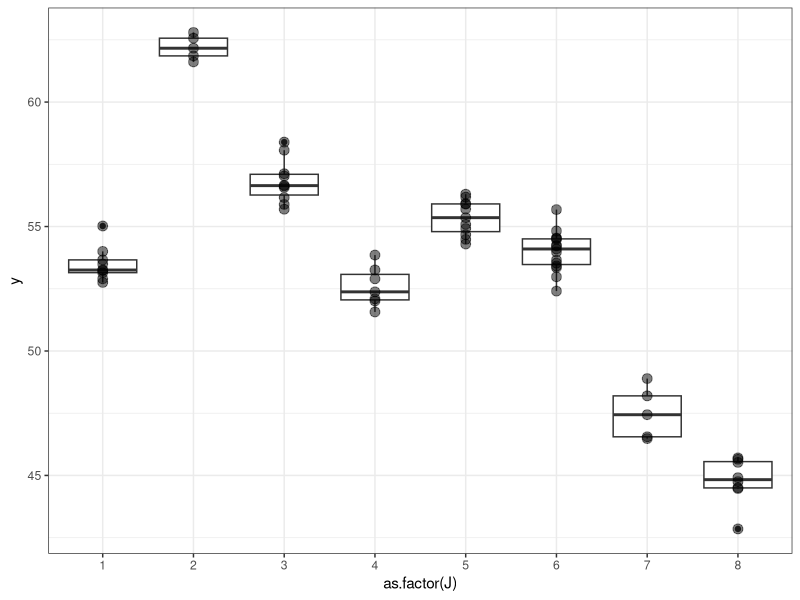
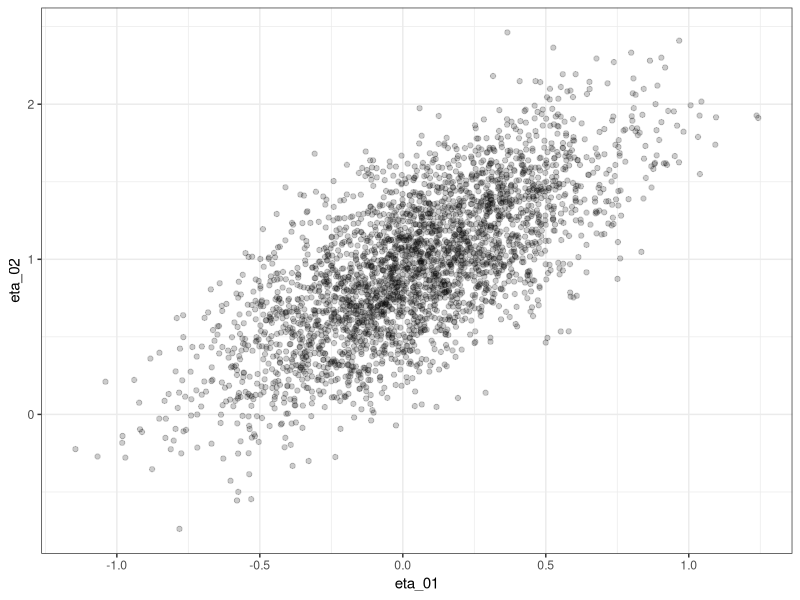
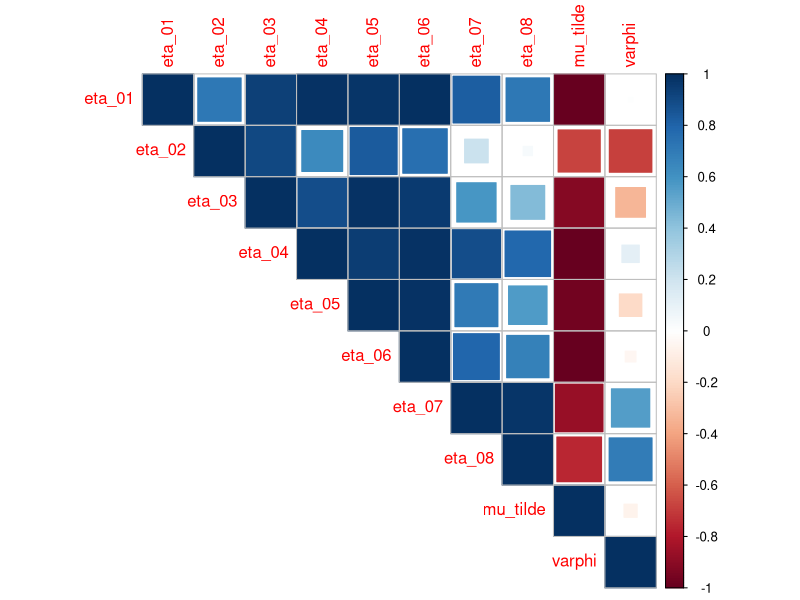
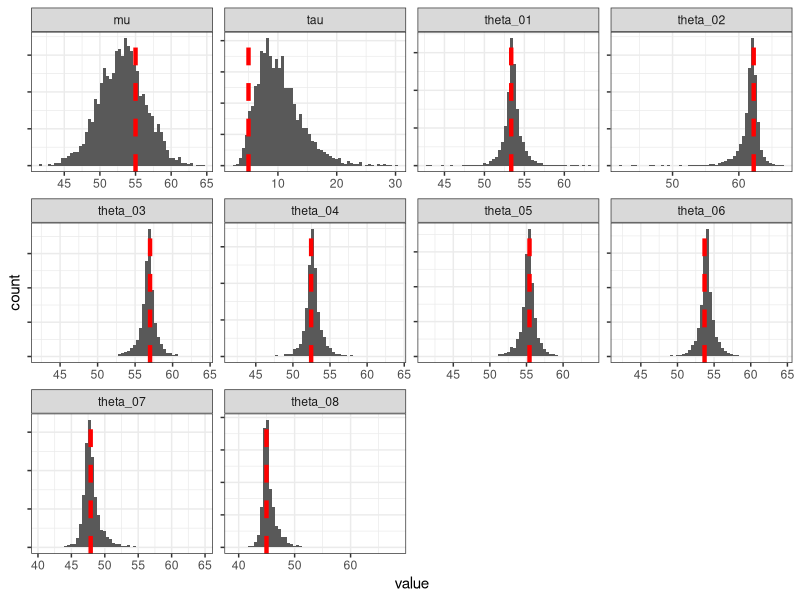
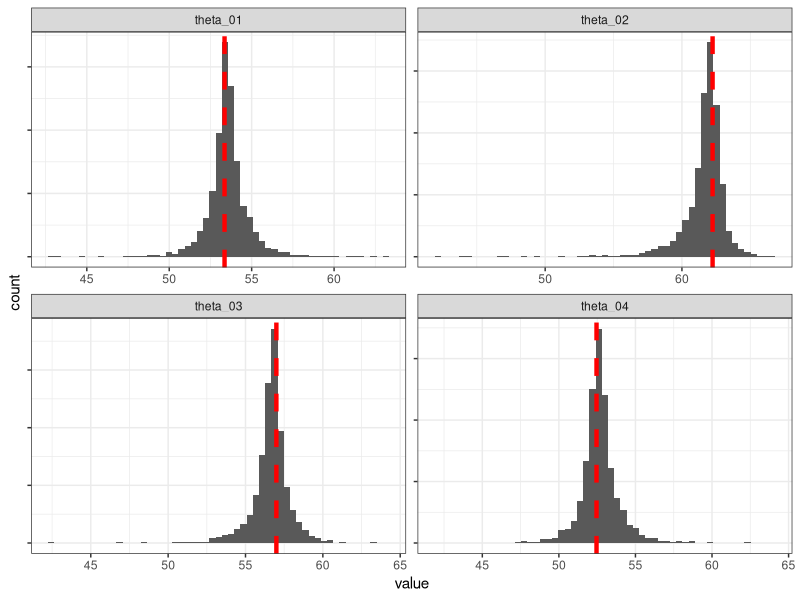
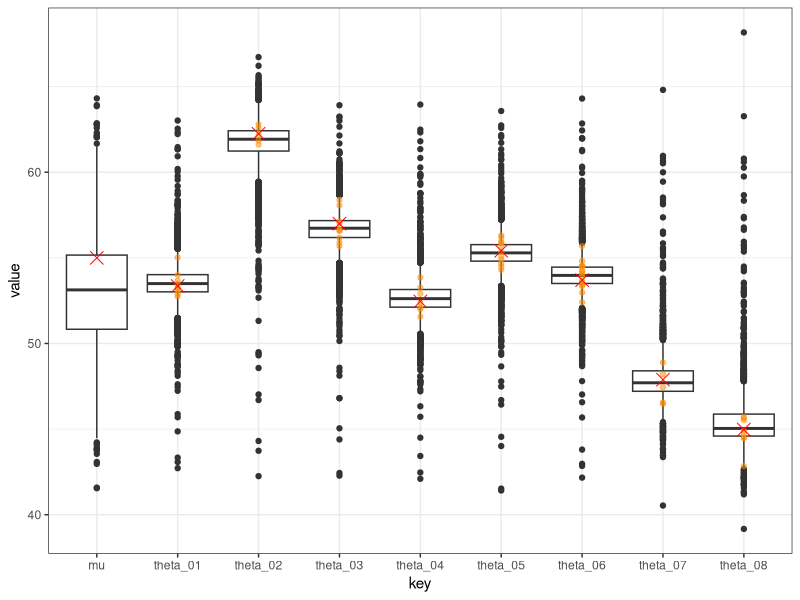
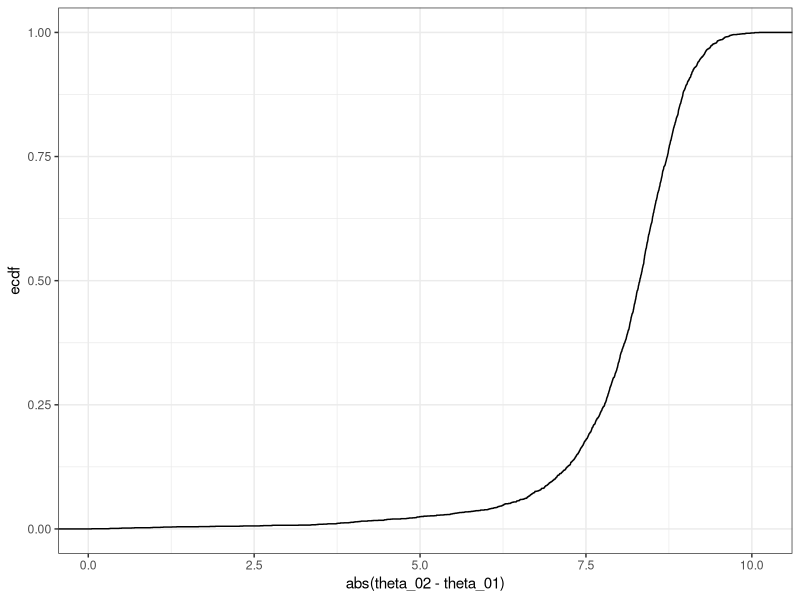
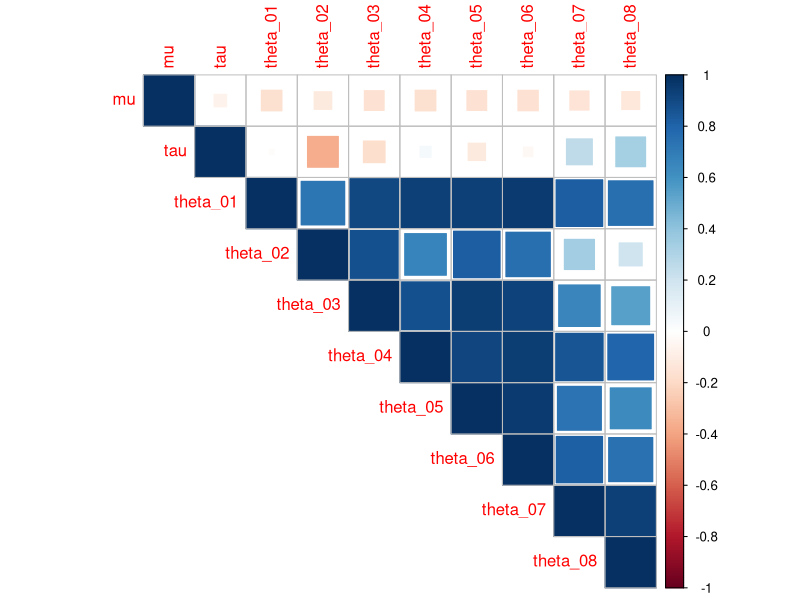

Here is the R script that generated these plots, in order:
### demonstrate hierarchical model with known observation level sigma
### "8-schools" structure.

library(dplyr)
library(ggplot2)

### GENERATE SYNTHETIC DATA
tau_true <- 5
mu_true <- 55

### number of the groups
num_groups <- 8

### randomly generate the group means (the thetas)
set.seed(6123)
theta_true <- rnorm(n = num_groups, mean = mu_true, sd = tau_true)

theta_true

### the KNONWN likelihood (or observation level) noise, controls
### the spread of the observations around each GROUP mean
lik_noise <- 0.8 ### (SIGMA)

### number of TOTAL observations
num_obs <- 70

### randomly assign the observations to each GROUP
### it's a simple way to quickly yield non-uniform sample
### size per group
set.seed(81231)
obs_in_group <- sample(1:num_groups, size = num_obs, replace = TRUE)

### generate the random observations
set.seed(1231)
y <- rnorm(n = num_obs, mean = theta_true[obs_in_group], sd = lik_noise)

### package everything together
df <- tibble::tibble(
  y = y,
  J = obs_in_group
)

df %>% count(J)

### take a lot at the random observations, and include boxplots
### for simple summary stats
df %>% 
  ggplot(mapping = aes(x = as.factor(J), y = y)) +
  geom_boxplot() +
  geom_point(size = 3, alpha = 0.5) +
  theme_bw()

### calculate summary stats based on the samples
group_df <- df %>% 
  group_by(J) %>% 
  summarise(nj = n(),
            ybarj = mean(y),
            sdy = sd(y)) %>% 
  ungroup() %>% 
  mutate(sdj = lik_noise / sqrt(nj))

group_df

### define the log-posterior in terms of the reparameterized
### group means, eta (non-centered), the reparameterized
### grand mean, mu_tilde, and the transformed hyperprior
### standard deviation, varphi

my_logpost <- function(unknowns, my_info)
{
  # unpack the vector of unknown parameters to learn
  eta <- unknowns[1:my_info$J]
  mu_tilde <- unknowns[my_info$J+1]
  varphi <- unknowns[length(unknowns)]
  
  # calculate the hyperparameters
  mu <- my_info$m0 + my_info$s0 * mu_tilde
  tau <- exp(varphi)
  
  # calculate the unkonwn group means, thetas
  theta <- mu + tau * eta
  
  # the log-likelihood
  log_lik <- sum(dnorm(my_info$ybarj,
                       mean = theta,
                       sd = my_info$sdj,
                       log = TRUE))
  
  # the log-hierarchical prior on the reparameterized
  # group means, eta
  log_prior <- sum(dnorm(eta, log = TRUE))
  
  # the log-hyperprior on the reparameterized 
  # hyperprior (grand) mean
  log_hyper_mu <- dnorm(mu_tilde, log = TRUE)
  
  # the log-hyperprior on the transformed hyperprior
  # standard deviation
  log_hyper_tau <- dexp(tau, rate = my_info$lambda0, log = TRUE)
  
  # the log of the derivative adjustment
  log_deriv_adjust <- varphi
  
  # sum everything together
  log_lik + log_prior + log_hyper_mu + log_hyper_tau + log_deriv_adjust
}

### define the list of required information
group_info <- list(
  J = nrow(group_df),
  ybarj = group_df$ybarj,
  sdj = group_df$sdj,
  m0 = 50,
  s0 = 10,
  lambda0 = 1/3
)

### ttest out the log-posterior function works
my_logpost(rep(0, group_info$J + 2), group_info)

my_logpost(rep(1.2, group_info$J + 2), group_info)

### use the same function from INFSCI 2595 to perform
### laplace approximation
my_laplace <- function(start_guess, logpost_func, ...)
{
  # code adapted from the `LearnBayes`` function `laplace()`
  fit <- optim(start_guess,
               logpost_func,
               gr = NULL,
               ...,
               method = "BFGS",
               hessian = TRUE,
               control = list(fnscale = -1, maxit = 1001))
  
  mode <- fit$par
  h <- -solve(fit$hessian)
  p <- length(mode)
  int <- p/2 * log(2 * pi) + 0.5 * log(det(h)) + logpost_func(mode, ...)
  
  list(mode = mode,
       var_matrix = h,
       log_evidence = int,
       converge = ifelse(fit$convergence == 0,
                         "YES", 
                         "NO"),
       iter_counts = fit$counts[1])
}

### perform the laplace approximation for a random guess
set.seed(4123)
start_guess_1 <- rnorm(n = (group_info$J +2))

start_guess_1

laplace_1 <- my_laplace(start_guess_1, my_logpost, group_info)

laplace_1$mode

sqrt(diag(laplace_1$var_matrix))

### try a second random initial guess
set.seed(321131)
start_guess_2 <- rnorm(n = (group_info$J +2))

start_guess_2

laplace_2 <- my_laplace(start_guess_2, my_logpost, group_info)

laplace_2$mode

sqrt(diag(laplace_2$var_matrix))

### double check
max( abs(laplace_1$mode - laplace_2$mode) / laplace_1$mode )



max( abs(sqrt(diag(laplace_1$var_matrix)) - sqrt(diag(laplace_2$var_matrix))) )

### results are pretty close

### generate posterior samples of the reparameterized unknown parameters
generate_post_samples <- function(mvn_result, length_eta, num_samples)
{
  MASS::mvrnorm(n = num_samples,
                mu = mvn_result$mode,
                Sigma = mvn_result$var_matrix) %>% 
    as.data.frame() %>% tbl_df() %>% 
    purrr::set_names(c(sprintf("eta_%02d", 1:length_eta), "mu_tilde", "varphi"))
}

set.seed(991231)
post_samples <- generate_post_samples(laplace_1, group_info$J, 3e3)

post_samples %>% glimpse()

post_samples %>% 
  ggplot(mapping = aes(x = eta_01, y = eta_02)) +
  geom_point(alpha = 0.2) +
  theme_bw()

### posterior correlation between the reparameterized variables
post_samples %>% 
  cor() %>% 
  corrplot::corrplot(type = "upper", method = "square")

### back-transform from the reparameterized space to the 
### original parameters we care about
post_params <- post_samples %>% 
  mutate(tau = exp(varphi),
         mu = group_info$m0 + group_info$s0 * mu_tilde) %>% 
  tibble::rowid_to_column("post_id") %>% 
  tidyr::gather(key = "eta_name", value = "eta",
                -post_id, -mu_tilde, -varphi, -tau, -mu) %>% 
  mutate(theta = mu + tau * eta) %>% 
  mutate(J = as.numeric(stringr::str_extract(eta_name, "\\d+")),
         theta_name = sprintf("theta_%02d", J)) %>% 
  select(post_id, mu, tau, theta, theta_name) %>% 
  tidyr::spread(theta_name, theta)

post_params %>% glimpse()

### look at the posterior parameter histograms compared to the
### TRUE parameter values that generated the data
post_params %>% 
  tidyr::gather(key = "key", value = "value", -post_id) %>% 
  ggplot(mapping = aes(x = value)) +
  geom_histogram(bins = 55) +
  geom_vline(data = data.frame(key = c("mu", "tau", sprintf("theta_%02d", 1:num_groups)),
                               true_value = c(mu_true, tau_true, theta_true)),
             mapping = aes(xintercept = true_value),
             color = "red", size = 1.5, linetype = "dashed") +
  facet_wrap(~key, scales = "free") +
  theme_bw() +
  theme(axis.text.y = element_blank())

### focus on just a few of the theta parameters
post_params %>% 
  tidyr::gather(key = "key", value = "value", -post_id) %>% 
  filter(key %in% sprintf("theta_%02d", 1:4)) %>% 
  ggplot(mapping = aes(x = value)) +
  geom_histogram(bins = 55) +
  geom_vline(data = data.frame(key = c(sprintf("theta_%02d", 1:4)),
                               true_value = theta_true[1:4]),
             mapping = aes(xintercept = true_value),
             color = "red", size = 1.5, linetype = "dashed") +
  facet_wrap(~key, scales = "free") +
  theme_bw() +
  theme(axis.text.y = element_blank())

### look at the posterior summaries of the group means
### compared to the hyperprior mean, overlay the observations
### include the true values
post_params %>% 
  select(-tau) %>% 
  tidyr::gather(key = "key", value = "value", -post_id) %>% 
  ggplot(mapping = aes(x = key, y = value)) +
  geom_boxplot() +
  geom_point(data = df %>% mutate(key = sprintf("theta_%02d", J)),
             mapping = aes(x = key, y = y),
             color = "darkorange", alpha = 0.5) +
  geom_point(data = data.frame(key = c("mu", sprintf("theta_%02d", 1:num_groups)),
                               true_value = c(mu_true, theta_true)),
             mapping = aes(x = key, y = true_value),
             shape = 4, size = 4, color = "red") +
  theme_bw()

### probability that group 2 is different from group 1
post_params %>% 
  mutate(diff_1_and_2 = abs(theta_02 - theta_01)) %>% 
  pull(diff_1_and_2) %>% 
  summary()

post_params %>% 
  ggplot(mapping = aes(x = abs(theta_02 - theta_01))) +
  stat_ecdf() +
  theme_bw()

### double check the posterior correlation
post_params %>% 
  select(-post_id) %>% 
  cor() %>% 
  corrplot::corrplot(type = "upper", method = "square")
